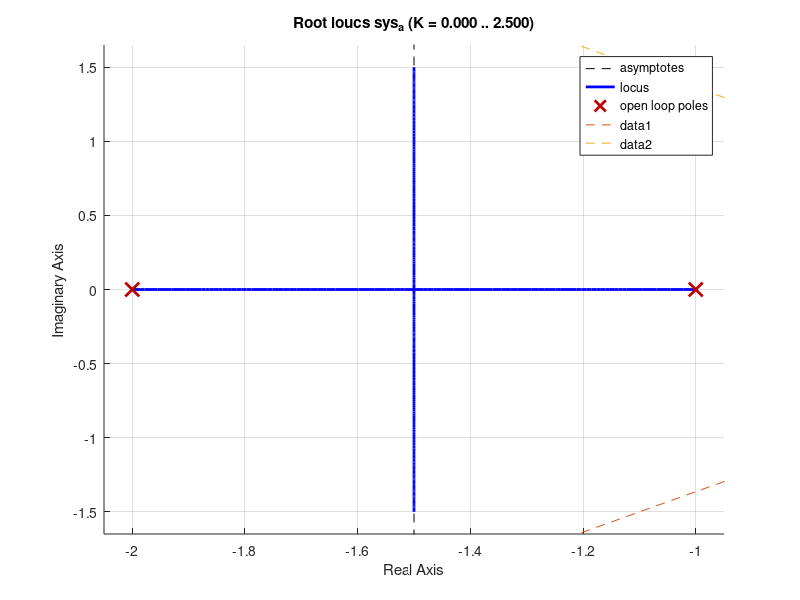
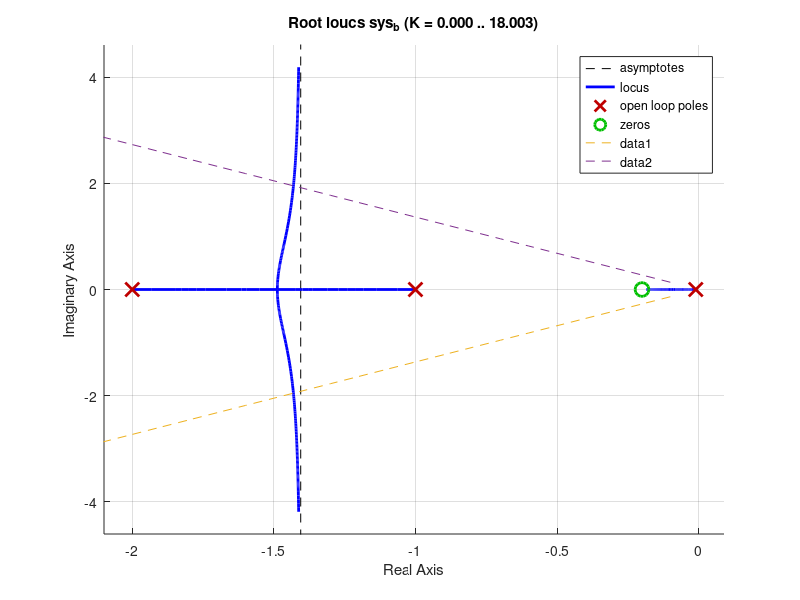
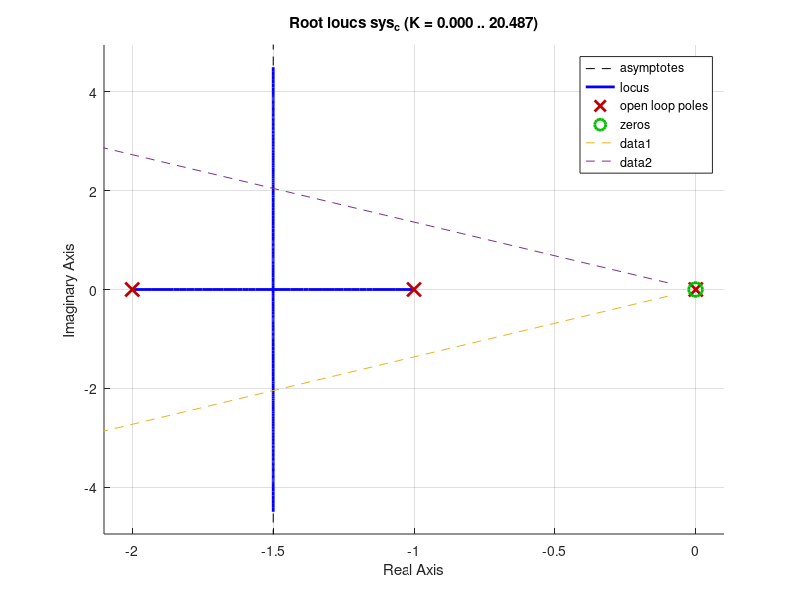
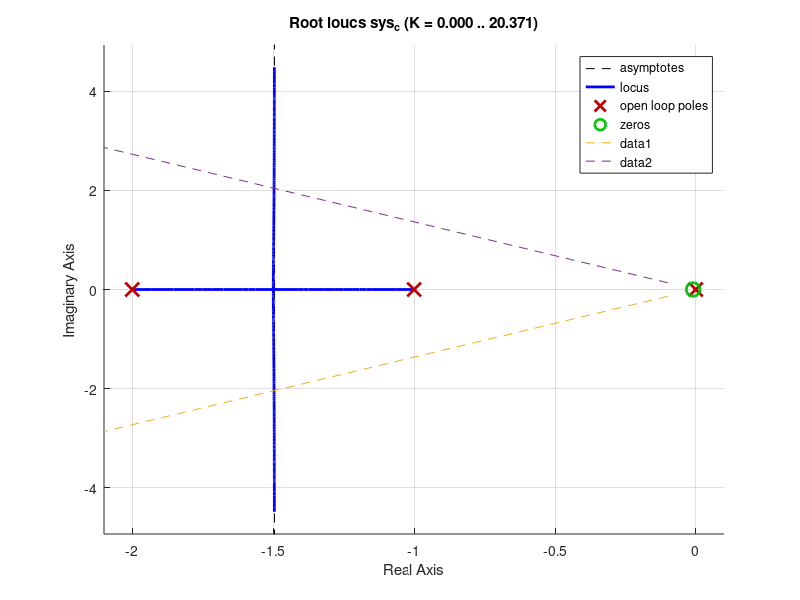

Write the MATLAB code that produced these figures, in order. (Note: this script raises an error after producing the figures.)
%-----------------------Part a--------------------------------------%
%---------------------------------------------------------------------%
sys_a = tf(1, [1, 3, 2]);
figure 
hold on
rlocus(sys_a);
xs_a = -0.1:-0.1:-40;
slope_damping = pi/log(10);
ys_a = xs_a*slope_damping;
plot(xs_a, ys_a, "--")
plot(xs_a, -1*ys_a, "--")
hold off

%-----------------------Part b--------------------------------------%
%---------------------------------------------------------------------%
err_sys_a = (1 - dcgain(feedback(4.47*sys_a, 1)))

sys_lag = tf([1, 0.2], [1, 0.01]);
sys_b  = series(sys_a, sys_lag);
figure 
hold on
rlocus(sys_b);
xs_a = -0.1:-0.1:-40;
slope_damping = pi/log(10);
ys_a = xs_a*slope_damping;
plot(xs_a, ys_a, "--")
plot(xs_a, -1*ys_a, "--")
hold off

err_sys_b = (1- dcgain(feedback(4.27*sys_b, 1)))

%-----------------------Part c--------------------------------------%
%---------------------------------------------------------------------%
zeros = [0.001, 0.01, 0.1, 0.2, 0.5];
for i = 1:5
    sys_lag_temp = tf([1, zeros(i)], [1, zeros(i)/20]);
    sys_c = series(sys_a, sys_lag_temp);
    figure 
    hold on
    rlocus(sys_c);
    xs_a = -0.1:-0.1:-40;
    slope_damping = pi/log(10);
    ys_a = xs_a*slope_damping;
    plot(xs_a, ys_a, "--")
    plot(xs_a, -1*ys_a, "--")
    hold off
end

gains = [4.47, 4.46, 4.35, 4.27, 3.93];
overshoots = [];
figure
hold on
for i = 1:5
    sys_lag_temp = tf([1, zeros(i)], [1, zeros(i)/20]);
    sys_c = feedback(gains(i) * series(sys_a, sys_lag_temp), 1);
    info_c = stepinfo(sys_c);
    overshoots(i) = info_c.Overshoot;
    step(sys_c)
end
legend("Zero at " + string(zeros))
hold off
figure
plot(zeros, overshoots)

